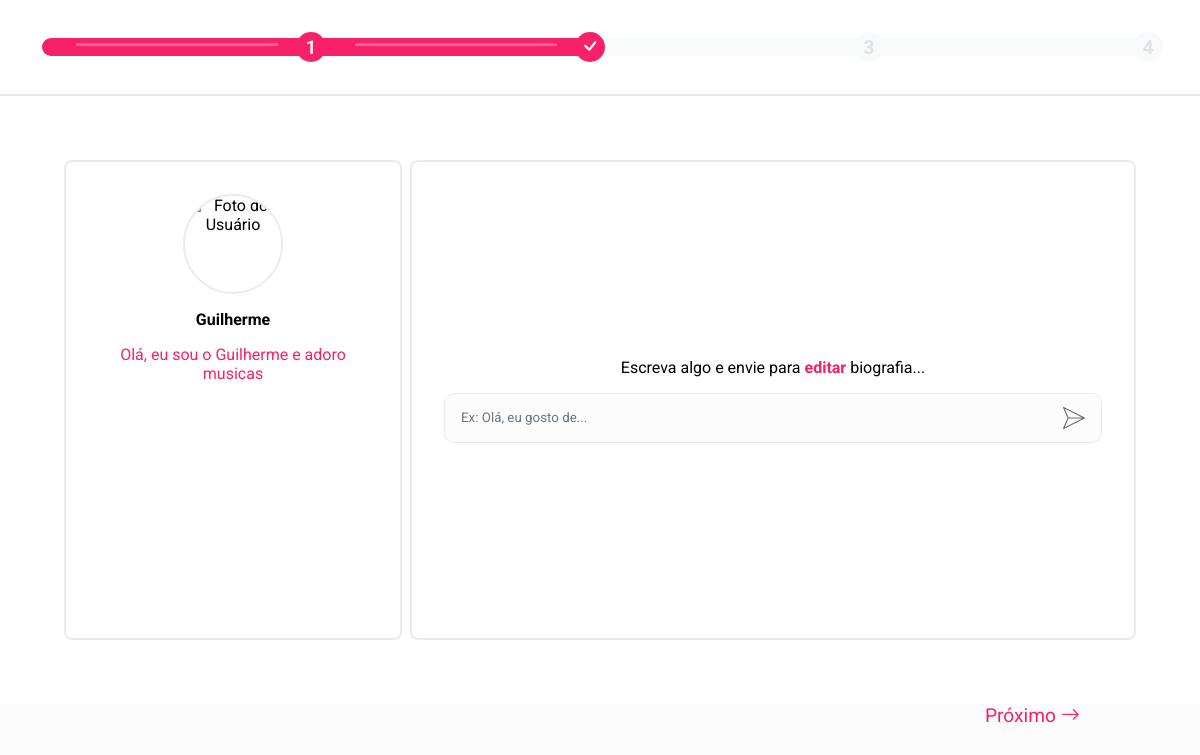
Page /pages/login-page/criar-perfil/criar-perfil-3.php (signed in) on the committed database.
### tables this page shows
CREATE TABLE `tbusuarios` (
  `idUsuario` int(11) NOT NULL,
  `emailUsuario` varchar(100) NOT NULL,
  `senhaUsuario` varchar(64) NOT NULL,
  `nomeUsuario` varchar(100) NOT NULL,
  `sobrenomeUsuario` varchar(100) NOT NULL,
  `dataNascUsuario` date DEFAULT NULL,
  `idPais` int(11) DEFAULT NULL,
  `cidadeUsuario` varchar(100) NOT NULL DEFAULT 'Campinas',
  `bioUsuario` text DEFAULT NULL,
  `sexualidadeUsuario` enum('Héterossexual','Homossexual','Bissexual','Outro','Prefiro não informar') DEFAULT NULL,
  `generoUsuario` enum('Masculino','Feminino','Outro','Prefiro não informar') DEFAULT NULL,
  `preferenciaUsuario` enum('Homem','Mulher','Sem preferência') DEFAULT NULL,
  `fotoPerfilUsuario` varchar(255) DEFAULT NULL,
  `statusCadastro` tinyint(4) NOT NULL DEFAULT 1,
  `dataCadastro` timestamp NOT NULL DEFAULT current_timestamp() ON UPDATE current_timestamp()
);

### pages/login-page/criar-perfil/criar-perfil-3.php (the view, shortened to what this page needs)
<?php
include("../../../database/conection.php");
$idUsuario = $_SESSION["idUsuario"];
if (strpos($_SERVER['REQUEST_URI'], 'criar-perfil-3.php') !== false) {
    $sql = "UPDATE tbusuarios SET statusCadUsuario = 2 WHERE idUsuario = $idUsuario";
    mysqli_query($conection, $sql);
}
$sql = "SELECT * FROM tbusuarios WHERE idUsuario = $idUsuario";
$result = mysqli_query($conection, $sql);
$data = mysqli_fetch_assoc($result);
?>
<!DOCTYPE html>
<html lang="pt-br">
<head>
    <link rel="stylesheet" href="../../../../styles/global.css">
    <link rel="stylesheet" href="../../../../styles/components/progress-bar.css">
    <link rel="stylesheet" href="../../../../styles/components/send-input.css">
    <link rel="stylesheet" href="criar-perfil.css">
    <link rel="stylesheet" href="https://cdn.jsdelivr.net/npm/bootstrap-icons@1.11.3/font/bootstrap-icons.min.css">
</head>
<body>
    <main class="main">
        <div class="progress-bar">
            <div class="progress-step first">
                <div class="rectangle">
                    <div class="light"></div>
                </div>
                <div class="circle">
                    <span><?= $data["fotoPerfilUsuario"] == "" ? "1" : "<i class='bi bi-check' style='font-size: 1.5rem'></i>" ?></span>
                </div>
            </div>
            <div class="progress-step second">
                <div class="rectangle">
                    <div class="light"></div>
                </div>
                <div class="circle">
                    <span><?= $data["bioUsuario"] == "" ? "2" : "<i class='bi bi-check' style='font-size: 1.5rem'></i>" ?></span>
                </div>
            </div>
            <div class="progress-step third disabled">
                <div class="rectangle">
                </div>
                <div class="circle">
                    <span>3</span>
                </div>
            </div>
            <div class="progress-step fourth disabled">
                <div class="rectangle">
                </div>
                <div class="circle">
                    <span>4</span>
                </div>
            </div>
        </div>
        <div class="container">
            <div class="profile-preview">
                <div class="user-photo-container">
                    <img class="user-photo" src="../../../../database/users/<?= $data["fotoPerfilUsuario"] ?>" alt="Foto do Usuário">
                </div>
                <h4> <?= ucwords($data["nomeUsuario"]) ?></h4>
                <p id="bio-usuario" class="active"> <?= $data["bioUsuario"] ?></p>
            </div>
            <div class="add-info-container">
                <p><?= $data["bioUsuario"] == "" ? "Adicione uma pequena <span style='font-weight: bold; color: var(--carmin);'>biografia</span> sobre você" : "Escreva algo e envie para <span style='font-weight: bold; color: var(--carmin);'>editar</span> biografia..." ?></p>
                <form class="form" method="post">
                    <div class="send-messages-container">
                        <div class="messageBox">
                            <input required="" placeholder="Ex: Olá, eu gosto de..." name="bioUsuario" type="text" id="message-input" autocomplete="off" />
                            <button id="btn-send-message" type="submit">
                            </button>
                        </div>
                    </div>
                </form>
            </div>
        </div>
        <footer class='bottom-container'>
            <a id="link-bottom"
                <?php
                if ($data["bioUsuario"] != "") {
                    echo "href='criar-perfil-4.php' class='link active'";
                } else {
                    echo "class='link'";
                }
                ?>>Próximo <i class="bi bi-arrow-right"></i></a>
        </footer>
    </main>
</body>
</html>

### styles/global.css (style rules this page uses)
:root { --carmin: #f82167; --red: #f53232; --green: #35cc30; --yellow: #f1c40f; --blue: #428dd3; --pink: #e053a1; --gray-900: #212529; --gray-800: #343a40; --gray-700: #495057; --gray-600: #6c757d; --gray-500: #adb5bd; --gray-400: #ced4da; --gray-300: #dee2e6; --gray-200: #e9ecef; --gray-100: #f8f9fa; --ice: #fcfcfc; --white: #fff; }
*, *::before, *::after { margin: 0; padding: 0; box-sizing: border-box; font-family: "Roboto", sans-serif; }
body { width: 100vw; height: 100vh; display: flex; flex-direction: row; background-color: var(--ice); }
.main { width: 100%; height: 100%; display: flex; flex-direction: column; overflow-y: hidden; }

### styles/components/progress-bar.css (style rules this page uses)
.progress-bar { width: 100%; min-height: 6rem; display: flex; flex-direction: row; align-items: center; justify-content: center; padding: 2rem; border-bottom: 2px solid var(--gray-200); background-color: var(--white); transition: all 0.05s linear; }
.second { order: 2; z-index: 2; }
.third { order: 3; z-index: 1; }
.fourth { order: 4; z-index: 0; }

### styles/components/send-input.css (style rules this page uses)
.messageBox { width: fit-content; height: 50px; width: 100%; display: flex; align-items: center; justify-content: center; background-color: var(--ice); padding: 0 16px 0 0; border-radius: 10px; border: 1px solid var(--gray-200); }
#message-input { width: 100%; height: 100%; background-color: transparent; outline: none; border: none; padding-left: 16px; color: var(--gray-900); }
#message-input::placeholder { color: var(--gray-600); white-space: nowrap; }
#btn-send-message { width: fit-content; height: 100%; background-color: transparent; outline: none; border: none; display: flex; align-items: center; justify-content: center; cursor: pointer; transition: all 0.3s; }
#btn-send-message svg { height: 22px; transition: all 0.3s; }

### pages/login-page/criar-perfil/criar-perfil.css (style rules this page uses)
.container { width: 100vw; height: 100vh; display: flex; flex-direction: row; align-items: center; justify-content: center; position: relative; gap: 8px; padding: 4rem; background-color: var(--white); }
.bottom-container { width: 100%; min-height: 6rem; display: flex; flex-direction: column; align-items: flex-end; justify-content: flex-start; gap: 10px; padding-inline: 10%; }
.link { color: var(--gray-300); text-decoration: none; cursor: pointer; font-size: 1.2rem; user-select: none; }
.active { color: var(--carmin); }
@media screen and (min-width: 768px) { .add-info-container { width: 100%; min-height: 30rem; display: flex; flex-direction: column; align-items: center; justify-content: center; gap: 1rem; padding: 2rem; border-radius: 8px; border: 2px solid var(--gray-200); } }
.form { width: 100%; padding: 0; }
.user-photo-container { width: 100px; height: 100px; border-radius: 50%; overflow: hidden; border: 2px solid var(--gray-200); background-color: var(--white); display: flex; align-items: center; justify-content: center; }
.user-photo { width: 100%; height: 100%; object-fit: cover; }

### rows in the picture
tbusuarios: nomeUsuario "Guilherme", bioUsuario "Olá, eu sou o Guilherme e adoro musicas"
